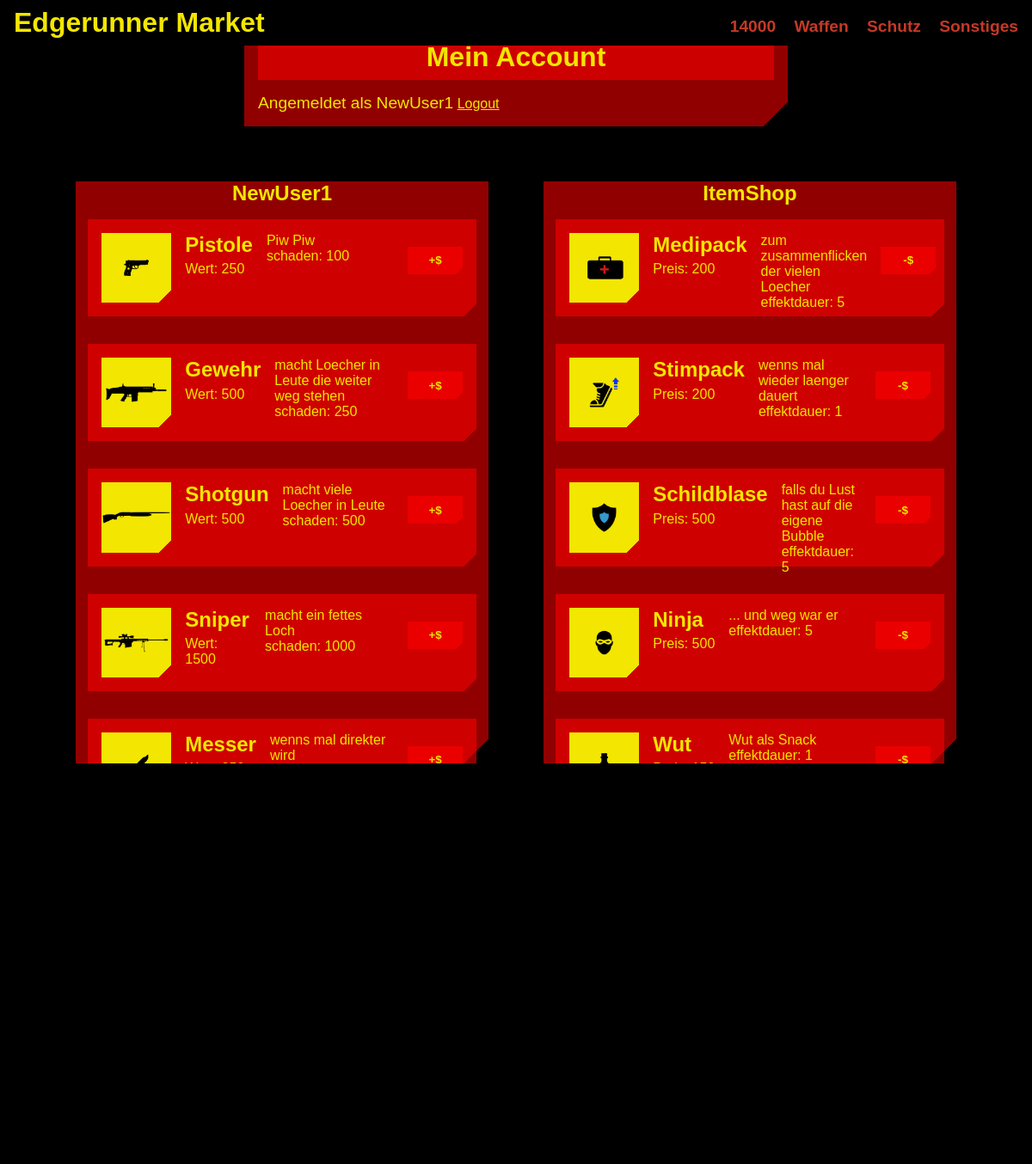
/index.php?action=Shop3 (signed in), run on the app's committed database.
### tables this page shows
CREATE TABLE IF NOT EXISTS `user_resources` (
  `id` int(12) NOT NULL AUTO_INCREMENT,
  `productId` int(8) NOT NULL,
  `userId` int(8) NOT NULL,
  `count` int(8) NOT NULL,
  PRIMARY KEY (`id`),
  KEY `userId` (`userId`),
  KEY `productId` (`productId`),
  KEY `productId_2` (`productId`)
);

CREATE TABLE IF NOT EXISTS `products` (
  `id` int(8) NOT NULL AUTO_INCREMENT,
  `productId` varchar(12) NOT NULL,
  `name` varchar(16) DEFAULT NULL,
  `description` varchar(64) NOT NULL,
  `image` varchar(128) NOT NULL DEFAULT 'ProductImages/noImage.png',
  `price` int(8) NOT NULL,
  `itemtype` enum('weapon','amor','item') NOT NULL,
  `itemValues` int(8) NOT NULL,
  `isConsumeable` tinyint(1) NOT NULL DEFAULT 0,
  PRIMARY KEY (`id`),
  UNIQUE KEY `productId` (`productId`)
);

### web/php/PHP_Forms/inventorySlot.php (the view, shortened to what this page needs)
<?php
    function getItem($itemID, $slotID){
        $conn = dbConnect();
        try{
            $query = $conn->prepare('SELECT products.name,
            products.description, products.image,
            products.price, products.itemValues , products.itemtype
            FROM products
            WHERE products.id = ?');
            $query->bindParam( 1, $itemID, PDO::PARAM_INT );
            $query->execute();
            if($data = $query->fetchAll(PDO::FETCH_ASSOC))
            {
                $name = $data[0]['name'];
                $description = $data[0]['description'];
                $image = $data[0]['image'];
                $price = $data[0]['price'];
                $sellprice = $price/2;
                $itemValues = $data[0]['itemValues'];
                echo
                "<form class='inventorySlot' method ='post' action='index.php'>
                        <img src='$image' alt='Product Image'>
                        <div>
                            <h1>$name</h1>
                            <p>Wert: $sellprice</p>
                        </div>
                        <div>
                            <p>$description</p>";
                        if($data[0]['itemtype'] == 'weapon')
                            echo"<p>schaden: $itemValues</p>";
                   echo"</div>
                        <div> ";
                    if($_SESSION['currentshopID'] >= 1){
                    echo"
                        <input type='hidden' name='slotID' value='$slotID'>
                        <input type='hidden' name='isShop' value='0'>
                        <input type='hidden' name='price' value='$sellprice'>
                        <button type='submit' class='inventorySlot'>+$</button>
                    ";}
                echo"</div>
                    </form>";
            }
        }catch(Exception $e){
            userMessage('Es ist Fehler aufgetreten'.$e->getMessage());
            $conn=null;
            return false;
        }
    }
?>

### web/php/PHP_Forms/playerInventory.php (shortened to what this page needs)
<?php
    function getItemsInInventory(){
        $conn = dbConnect();
        try{
            $query = $conn->prepare('SELECT productId, id FROM user_resources WHERE userId = ?');
            $query->bindParam( 1, $_SESSION['id'], PDO::PARAM_INT );
            $query->execute();
            if($data = $query->fetchAll(PDO::FETCH_ASSOC)){
                echo '<div class="inventorySlotContainer">';
                echo '<h1 class="inventoryName">'.$_SESSION['nick'].'</h1>';
                foreach($data as $item)
                {
                    $itemID = $item['productId'];
                    $slotID = $item['id'];
                    include_once 'inventorySlot.php';
                    getItem($itemID,$slotID);
                }
                echo '</div>';
            }else {
                echo '<div class="inventorySlotContainer">';
                echo '<h1 class="inventoryName">'.$_SESSION['nick'].'</h1>';
                echo '<form>Dein Inventar ist Leer</form>';
                echo '</div>';
            }
        }catch(Exception $e){
            userMessage('Es ist Fehler aufgetreten'.$e->getMessage());
            $conn=null;
            return false;
        }
    }
    function GetShopInventory($shopID){
        $conn = dbConnect();
        try{
            $query = $conn->prepare('SELECT productId, id FROM user_resources WHERE userId = ?');
            $query->bindParam( 1, $shopID, PDO::PARAM_INT );
            $query->execute();
            if($data = $query->fetchAll(PDO::FETCH_ASSOC)){
                echo '<div class="inventorySlotContainer">';
                if($shopID == 3)
                    echo '<h1 class="inventoryName">ItemShop</h1>';
                foreach($data as $item)
                {
                    $itemID = $item['productId'];
                    $slotID = $item['id'];
                    include_once 'traderSlot.php';
                    getTraderItem($itemID,$slotID);
                }
                echo '</div>';
            }elseif($_SESSION['currentshopID'] != -1){
                echo '<div class="inventorySlotContainer">';
                echo '<h1 class="inventoryName">Shop '.$shopID.'</h1>';
                echo'<form>Der Shop hat zur zeit keine neuen angebote</form> ';
                echo '</div>';
            }
        }catch(Exception $e){
            userMessage('Es ist Fehler aufgetreten'.$e->getMessage());
            $conn=null;
            return false;
        }
    }
?>
<section class="playerInventoryFrame">
                <?php
            getItemsInInventory();
            GetShopInventory($_SESSION['currentshopID']);
        ?>
</section>

### web/php/PHP_Forms/traderSlot.php (shortened to what this page needs)
<?php
    function getTraderItem($itemID, $slotID){
        $conn = dbConnect();
        try{
            $query = $conn->prepare('SELECT products.name,
            products.description, products.image,
            products.price, products.itemValues, products.itemtype
            FROM products
            WHERE products.id = ?');
            $query->bindParam( 1, $itemID, PDO::PARAM_INT );
            $query->execute();
            if($data = $query->fetchAll(PDO::FETCH_ASSOC))
            {
                $name = $data[0]['name'];
                $description = $data[0]['description'];
                $image = $data[0]['image'];
                $price = $data[0]['price'];
                $itemValues = $data[0]['itemValues'];
                echo
                "<form class='inventorySlot' method ='post' action='index.php'>
                        <img src='$image' alt='Product Image'>
                        <div>
                            <h1>$name</h1>
                            <p>Preis: $price</p>
                        </div>
                        <div>
                            <p>$description</p>";
                        if($data[0]['itemtype'] == 'item')
                            echo"<p>effektdauer: $itemValues</p>";
                        echo"</div>
                        <div>
                            <input type='hidden' name='slotID' value='$slotID'>
                            <input type='hidden' name='isShop' value='1'>
                            <input type='hidden' name='price' value='$price'>
                            <button type='submit' class='inventorySlot'>-$</button>
                        </div>
                </form>";
            }
        }catch(Exception $e){
            userMessage('Es ist Fehler aufgetreten'.$e->getMessage());
            $conn=null;
            return false;
        }
    }
?>

### web/style.css (style rules this page uses)
:root { --bgColContent: #ff000091; --themeColContent: #ff00008c; --textCol:#F3E600; --bgCol:rgb(0, 0, 0); --linkCol:#c63927; --borderCol: rgb(0, 0, 0); --hoverCol:#00ffffba; --warning:#ff00008c; }
* { margin:0; padding:0; }
body { font-family: 'normalLetters','cyberpunk', tahoma, sans-serif, Arial ; background-color:var(--bgCol); }
.playerInventoryFrame { width:100vw !important; height:60vh !important; display: flex !important; flex-direction:row !important; justify-content:center !important; align-self: center !important; z-index:0 !important; }
.inventorySlotContainer { background-color: var(--bgColContent) !important; width:40vw !important; height:50vh !important; z-index:1; margin:2rem; display:flex !important; flex-direction:column; overflow-y: scroll !important; scrollbar-width: none; background:linear-gradient(-45deg, transparent 20px, var(--bgColContent) 0) !important; }
.inventorySlot { width:35vw !important; height:6vh !important; display:flex !important; flex-direction:row !important; justify-content:left !important; align-content: baseline; margin : 1rem auto !important; z-index:2 !important; transition: all .2s ease-in-out; background:linear-gradient(-45deg, transparent 10px, var(--bgColContent) 0) !important; }
.inventorySlot > :last-child { margin-left:auto; }
.inventorySlot img { width:auto; height:6vh; background:linear-gradient(-45deg, transparent 10px, #F3E600 0) !important; }
.inventorySlot h1 { text-align: left; color:var(--textCol) !important; background-color:transparent !important; }
.inventorySlot p { text-align: left; color:var(--textCol) !important; }
.inventorySlot button { height:2rem !important; width:4rem !important; color:var(--textCol) !important; border: none; display: block !important; text-align: center !important; background:linear-gradient(-45deg, transparent 5px, var(--bgColContent) 0) !important; }
.inventoryName { background-color:transparent !important; }
form, .admin { display:flex; flex-direction: column; width: 50vw; padding: 1rem; gap: 1rem; background-color:var(--bgColContent); margin:2rem auto; background:linear-gradient(-45deg, transparent 20px, var(--bgColContent) 0) !important; }
[type="submit"], .productButton, #addProductButton { font-weight:bold; height:2rem; padding:0.5rem; }
#enter, h1 { background-color:var(--themeColContent); color: var(--textCol); text-align: center; height: 1.4em; }
form img { width:3rem; height:3rem; background-color: var(--bgCol); }

### data on the page
user_resources: productId.image (picture), productId.name "Pistole", productId.price "250", productId.description "Piw Piw", productId.itemValues "100"
user_resources: productId.image (picture), productId.name "Gewehr", productId.price "500", productId.description "macht Loecher in Leute die weiter weg stehen", productId.itemValues "250"
user_resources: productId.image (picture), productId.name "Shotgun", productId.price "500", productId.description "macht viele Loecher in Leute", productId.itemValues "500"
user_resources: productId.image (picture), productId.name "Sniper", productId.price "1500", productId.description "macht ein fettes Loch", productId.itemValues "1000"
user_resources: productId.image (picture), productId.name "Messer", productId.description "wenns mal direkter wird"
user_resources: productId.image (picture), productId.name "Medipack", productId.price "200", productId.description "zum zusammenflicken der vielen Loecher", productId.itemValues "5"
user_resources: productId.image (picture), productId.name "Stimpack", productId.price "200", productId.description "wenns mal wieder laenger dauert", productId.itemValues "1"
user_resources: productId.image (picture), productId.name "Schildblase", productId.price "500", productId.description "falls du Lust hast auf die eigene Bubble", productId.itemValues "5"
user_resources: productId.image (picture), productId.name "Ninja", productId.price "500", productId.description "... und weg war er", productId.itemValues "5"
user_resources: productId.image (picture), productId.name "Wut", productId.description "Wut als Snack", productId.itemValues "1"

### other printed values
$_SESSION['nick'] "NewUser1"
$coinsvalue "14000"
